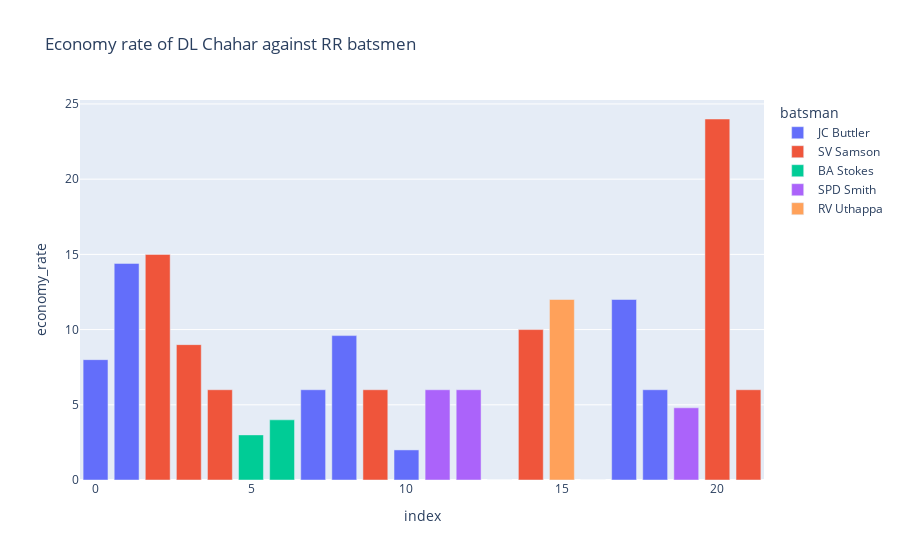
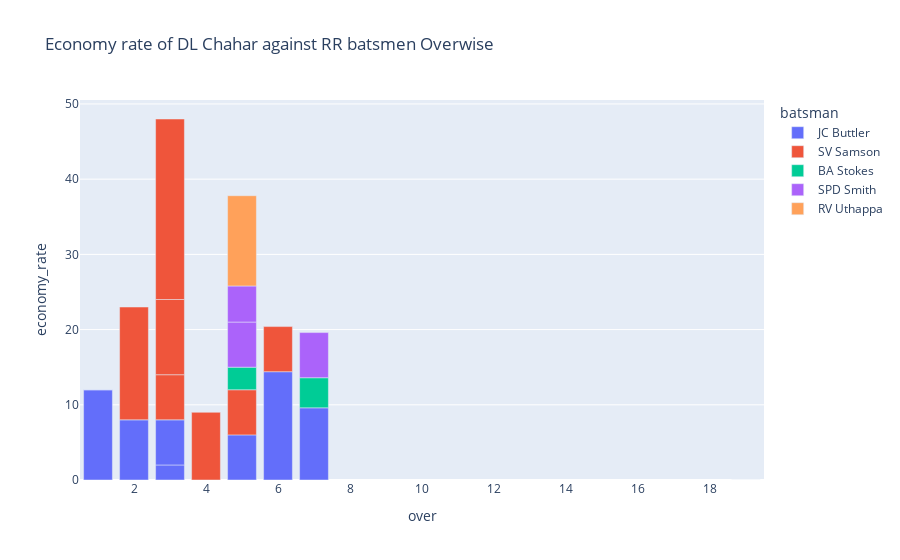

The notebook cell these images were saved under, in order:
### Markdown cell above
#### from above data it is clear that DL chahar has bowled  mostly in over 1-7 and in over 19 in just 1 match against CSK batsmen

### Code cell
fig = px.bar(bs_, x=bs_.index, y='economy_rate',
             hover_data=['match_id','batsman','over','Runs Conceeded','Balls Bowled'], color='batsman',title='Economy rate of DL Chahar against RR batsmen')
fig.show()

fig = px.bar(bs_, x="over", y='economy_rate',
             hover_data=['match_id','batsman','over','Runs Conceeded','Balls Bowled'], color='batsman',title='Economy rate of DL Chahar against RR batsmen Overwise')
fig.show()

### Figure 1 — Plotly figure (JSON) as saved in the notebook; plotly's stock layout.template omitted (floating-point values rounded to 4 significant figures)
{"data": [{"alignmentgroup": "True", "customdata": [[2, "JC Buttler", 2, 8, 6], [2, "JC Buttler", 6, 12, 5], [7910, "JC Buttler", 5, 1, 1], [7910, "JC Buttler", 7, 8, 5], [11148, "JC Buttler", 3, 1, 3], [11316, "JC Buttler", 1, 10, 5], [11316, "JC Buttler", 3, 1, 1]], "hovertemplate": "batsman=%{customdata[1]}<br>index=%{x}<br>economy_rate=%{y}<br>match_id=%{customdata[0]}<br>over=%{customdata[2]}<br>Runs Conceeded=%{customdata[3]}<br>Balls Bowled=%{customdata[4]}<extra></extra>", "legendgroup": "JC Buttler", "marker": {"color": "#636efa"}, "name": "JC Buttler", "offsetgroup": "JC Buttler", "orientation": "v", "showlegend": true, "textposition": "auto", "type": "bar", "x": [0, 1, 7, 8, 10, 17, 18], "xaxis": "x", "y": [8, 14.4, 6, 9.6, 2, 12, 6], "yaxis": "y"}, {"alignmentgroup": "True", "customdata": [[9, "SV Samson", 2, 10, 4], [9, "SV Samson", 4, 9, 6], [9, "SV Samson", 6, 1, 1], [7910, "SV Samson", 3, 2, 2], [11148, "SV Samson", 1, 0, 4], [11148, "SV Samson", 3, 5, 3], [11316, "SV Samson", 3, 4, 1], [11316, "SV Samson", 5, 1, 1]], "hovertemplate": "batsman=%{customdata[1]}<br>index=%{x}<br>economy_rate=%{y}<br>match_id=%{customdata[0]}<br>over=%{customdata[2]}<br>Runs Conceeded=%{customdata[3]}<br>Balls Bowled=%{customdata[4]}<extra></extra>", "legendgroup": "SV Samson", "marker": {"color": "#EF553B"}, "name": "SV Samson", "offsetgroup": "SV Samson", "orientation": "v", "showlegend": true, "textposition": "auto", "type": "bar", "x": [2, 3, 4, 9, 13, 14, 20, 21], "xaxis": "x", "y": [15, 9, 6, 6, 0, 10, 24, 6], "yaxis": "y"}, {"alignmentgroup": "True", "customdata": [[7910, "BA Stokes", 5, 2, 4], [7910, "BA Stokes", 7, 2, 3], [11316, "BA Stokes", 19, 0, 1]], "hovertemplate": "batsman=%{customdata[1]}<br>index=%{x}<br>economy_rate=%{y}<br>match_id=%{customdata[0]}<br>over=%{customdata[2]}<br>Runs Conceeded=%{customdata[3]}<br>Balls Bowled=%{customdata[4]}<extra></extra>", "legendgroup": "BA Stokes", "marker": {"color": "#00cc96"}, "name": "BA Stokes", "offsetgroup": "BA Stokes", "orientation": "v", "showlegend": true, "textposition": "auto", "type": "bar", "x": [5, 6, 16], "xaxis": "x", "y": [3, 4, 0], "yaxis": "y"}, {"alignmentgroup": "True", "customdata": [[11148, "SPD Smith", 5, 1, 1], [11148, "SPD Smith", 7, 3, 3], [11316, "SPD Smith", 5, 4, 5]], "hovertemplate": "batsman=%{customdata[1]}<br>index=%{x}<br>economy_rate=%{y}<br>match_id=%{customdata[0]}<br>over=%{customdata[2]}<br>Runs Conceeded=%{customdata[3]}<br>Balls Bowled=%{customdata[4]}<extra></extra>", "legendgroup": "SPD Smith", "marker": {"color": "#ab63fa"}, "name": "SPD Smith", "offsetgroup": "SPD Smith", "orientation": "v", "showlegend": true, "textposition": "auto", "type": "bar", "x": [11, 12, 19], "xaxis": "x", "y": [6, 6, 4.8], "yaxis": "y"}, {"alignmentgroup": "True", "customdata": [[11314, "RV Uthappa", 5, 8, 4]], "hovertemplate": "batsman=%{customdata[1]}<br>index=%{x}<br>economy_rate=%{y}<br>match_id=%{customdata[0]}<br>over=%{customdata[2]}<br>Runs Conceeded=%{customdata[3]}<br>Balls Bowled=%{customdata[4]}<extra></extra>", "legendgroup": "RV Uthappa", "marker": {"color": "#FFA15A"}, "name": "RV Uthappa", "offsetgroup": "RV Uthappa", "orientation": "v", "showlegend": true, "textposition": "auto", "type": "bar", "x": [15], "xaxis": "x", "y": [12], "yaxis": "y"}], "layout": {"barmode": "relative", "legend": {"title": {"text": "batsman"}, "tracegroupgap": 0}, "title": {"text": "Economy rate of DL Chahar against RR batsmen"}, "xaxis": {"anchor": "y", "domain": [0, 1], "title": {"text": "index"}}, "yaxis": {"anchor": "x", "domain": [0, 1], "title": {"text": "economy_rate"}}}}

### Figure 2 — Plotly figure (JSON) as saved in the notebook; plotly's stock layout.template omitted (floating-point values rounded to 4 significant figures)
{"data": [{"alignmentgroup": "True", "customdata": [[2, "JC Buttler", 2, 8, 6], [2, "JC Buttler", 6, 12, 5], [7910, "JC Buttler", 5, 1, 1], [7910, "JC Buttler", 7, 8, 5], [11148, "JC Buttler", 3, 1, 3], [11316, "JC Buttler", 1, 10, 5], [11316, "JC Buttler", 3, 1, 1]], "hovertemplate": "batsman=%{customdata[1]}<br>over=%{customdata[2]}<br>economy_rate=%{y}<br>match_id=%{customdata[0]}<br>Runs Conceeded=%{customdata[3]}<br>Balls Bowled=%{customdata[4]}<extra></extra>", "legendgroup": "JC Buttler", "marker": {"color": "#636efa"}, "name": "JC Buttler", "offsetgroup": "JC Buttler", "orientation": "v", "showlegend": true, "textposition": "auto", "type": "bar", "x": [2, 6, 5, 7, 3, 1, 3], "xaxis": "x", "y": [8, 14.4, 6, 9.6, 2, 12, 6], "yaxis": "y"}, {"alignmentgroup": "True", "customdata": [[9, "SV Samson", 2, 10, 4], [9, "SV Samson", 4, 9, 6], [9, "SV Samson", 6, 1, 1], [7910, "SV Samson", 3, 2, 2], [11148, "SV Samson", 1, 0, 4], [11148, "SV Samson", 3, 5, 3], [11316, "SV Samson", 3, 4, 1], [11316, "SV Samson", 5, 1, 1]], "hovertemplate": "batsman=%{customdata[1]}<br>over=%{customdata[2]}<br>economy_rate=%{y}<br>match_id=%{customdata[0]}<br>Runs Conceeded=%{customdata[3]}<br>Balls Bowled=%{customdata[4]}<extra></extra>", "legendgroup": "SV Samson", "marker": {"color": "#EF553B"}, "name": "SV Samson", "offsetgroup": "SV Samson", "orientation": "v", "showlegend": true, "textposition": "auto", "type": "bar", "x": [2, 4, 6, 3, 1, 3, 3, 5], "xaxis": "x", "y": [15, 9, 6, 6, 0, 10, 24, 6], "yaxis": "y"}, {"alignmentgroup": "True", "customdata": [[7910, "BA Stokes", 5, 2, 4], [7910, "BA Stokes", 7, 2, 3], [11316, "BA Stokes", 19, 0, 1]], "hovertemplate": "batsman=%{customdata[1]}<br>over=%{customdata[2]}<br>economy_rate=%{y}<br>match_id=%{customdata[0]}<br>Runs Conceeded=%{customdata[3]}<br>Balls Bowled=%{customdata[4]}<extra></extra>", "legendgroup": "BA Stokes", "marker": {"color": "#00cc96"}, "name": "BA Stokes", "offsetgroup": "BA Stokes", "orientation": "v", "showlegend": true, "textposition": "auto", "type": "bar", "x": [5, 7, 19], "xaxis": "x", "y": [3, 4, 0], "yaxis": "y"}, {"alignmentgroup": "True", "customdata": [[11148, "SPD Smith", 5, 1, 1], [11148, "SPD Smith", 7, 3, 3], [11316, "SPD Smith", 5, 4, 5]], "hovertemplate": "batsman=%{customdata[1]}<br>over=%{customdata[2]}<br>economy_rate=%{y}<br>match_id=%{customdata[0]}<br>Runs Conceeded=%{customdata[3]}<br>Balls Bowled=%{customdata[4]}<extra></extra>", "legendgroup": "SPD Smith", "marker": {"color": "#ab63fa"}, "name": "SPD Smith", "offsetgroup": "SPD Smith", "orientation": "v", "showlegend": true, "textposition": "auto", "type": "bar", "x": [5, 7, 5], "xaxis": "x", "y": [6, 6, 4.8], "yaxis": "y"}, {"alignmentgroup": "True", "customdata": [[11314, "RV Uthappa", 5, 8, 4]], "hovertemplate": "batsman=%{customdata[1]}<br>over=%{customdata[2]}<br>economy_rate=%{y}<br>match_id=%{customdata[0]}<br>Runs Conceeded=%{customdata[3]}<br>Balls Bowled=%{customdata[4]}<extra></extra>", "legendgroup": "RV Uthappa", "marker": {"color": "#FFA15A"}, "name": "RV Uthappa", "offsetgroup": "RV Uthappa", "orientation": "v", "showlegend": true, "textposition": "auto", "type": "bar", "x": [5], "xaxis": "x", "y": [12], "yaxis": "y"}], "layout": {"barmode": "relative", "legend": {"title": {"text": "batsman"}, "tracegroupgap": 0}, "title": {"text": "Economy rate of DL Chahar against RR batsmen Overwise"}, "xaxis": {"anchor": "y", "domain": [0, 1], "title": {"text": "over"}}, "yaxis": {"anchor": "x", "domain": [0, 1], "title": {"text": "economy_rate"}}}}
